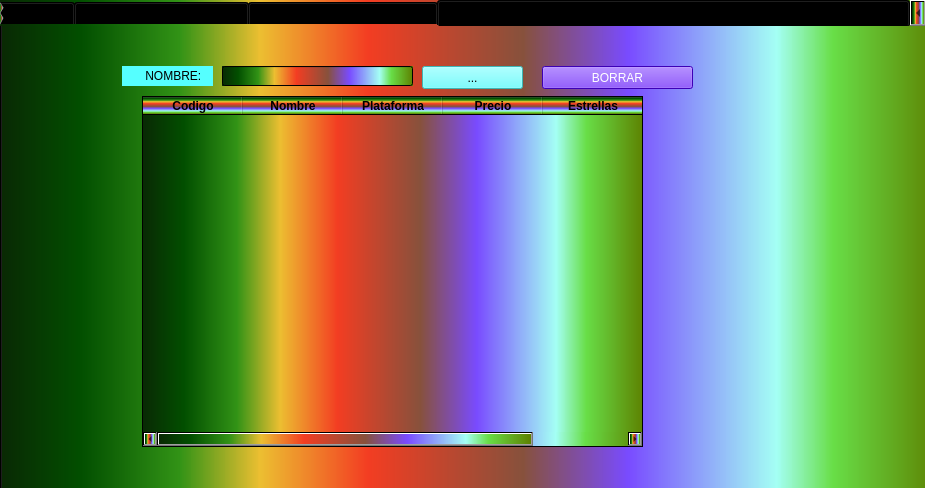
<?xml version="1.0" encoding="UTF-8"?>
<ui version="4.0">
 <class>Form</class>
 <widget class="QWidget" name="Form">
  <property name="geometry">
   <rect>
    <x>0</x>
    <y>0</y>
    <width>925</width>
    <height>488</height>
   </rect>
  </property>
  <property name="minimumSize">
   <size>
    <width>681</width>
    <height>400</height>
   </size>
  </property>
  <property name="windowTitle">
   <string>METACRIT</string>
  </property>
  <property name="styleSheet">
   <string notr="true">background-color: rgb(0, 0, 255);</string>
  </property>
  <widget class="QTabWidget" name="pantalla">
   <property name="geometry">
    <rect>
     <x>0</x>
     <y>0</y>
     <width>941</width>
     <height>541</height>
    </rect>
   </property>
   <property name="minimumSize">
    <size>
     <width>681</width>
     <height>400</height>
    </size>
   </property>
   <property name="styleSheet">
    <string notr="true">background-color: qlineargradient(spread:pad, x1:0, y1:0, x2:1, y2:0, stop:0 rgba(9, 41, 4, 255), stop:0.085 rgba(2, 79, 0, 255), stop:0.19 rgba(50, 147, 22, 255), stop:0.275 rgba(236, 191, 49, 255), stop:0.39 rgba(243, 61, 34, 255), stop:0.555 rgba(135, 81, 60, 255), stop:0.667 rgba(121, 75, 255, 255), stop:0.825 rgba(164, 255, 244, 255), stop:0.885 rgba(104, 222, 71, 255), stop:1 rgba(93, 128, 0, 255));
color: rgb(0, 0, 0);</string>
   </property>
   <property name="currentIndex">
    <number>4</number>
   </property>
   <widget class="QWidget" name="tab_5">
    <attribute name="title">
     <string>VIDEOJUEGOS</string>
    </attribute>
    <widget class="QPushButton" name="bt_refrescar">
     <property name="geometry">
      <rect>
       <x>450</x>
       <y>30</y>
       <width>75</width>
       <height>23</height>
      </rect>
     </property>
     <property name="styleSheet">
      <string notr="true">background-color: rgb(85, 0, 255);
color: rgb(255, 255, 255);
font: 75 10pt &quot;MS Shell Dlg 2&quot;;</string>
     </property>
     <property name="text">
      <string>MOSTRAR</string>
     </property>
    </widget>
    <widget class="QTableWidget" name="tabla_juegos">
     <property name="geometry">
      <rect>
       <x>50</x>
       <y>60</y>
       <width>511</width>
       <height>281</height>
      </rect>
     </property>
     <property name="rowCount">
      <number>0</number>
     </property>
     <property name="columnCount">
      <number>5</number>
     </property>
     <column>
      <property name="text">
       <string>Codigo</string>
      </property>
      <property name="font">
       <font>
        <weight>75</weight>
        <bold>true</bold>
       </font>
      </property>
      <property name="textAlignment">
       <set>AlignCenter</set>
      </property>
      <property name="background">
       <color>
        <red>255</red>
        <green>0</green>
        <blue>191</blue>
       </color>
      </property>
     </column>
     <column>
      <property name="text">
       <string>Nombre</string>
      </property>
      <property name="font">
       <font>
        <weight>75</weight>
        <bold>true</bold>
       </font>
      </property>
      <property name="textAlignment">
       <set>AlignCenter</set>
      </property>
      <property name="background">
       <color>
        <red>85</red>
        <green>255</green>
        <blue>127</blue>
       </color>
      </property>
     </column>
     <column>
      <property name="text">
       <string>Plataforma</string>
      </property>
      <property name="font">
       <font>
        <weight>75</weight>
        <bold>true</bold>
       </font>
      </property>
      <property name="textAlignment">
       <set>AlignCenter</set>
      </property>
      <property name="background">
       <color>
        <red>255</red>
        <green>248</green>
        <blue>53</blue>
       </color>
      </property>
     </column>
     <column>
      <property name="text">
       <string>Precio</string>
      </property>
      <property name="font">
       <font>
        <weight>75</weight>
        <bold>true</bold>
       </font>
      </property>
      <property name="textAlignment">
       <set>AlignCenter</set>
      </property>
      <property name="background">
       <color>
        <red>0</red>
        <green>170</green>
        <blue>127</blue>
       </color>
      </property>
     </column>
     <column>
      <property name="text">
       <string>Estrellas</string>
      </property>
      <property name="font">
       <font>
        <weight>75</weight>
        <bold>true</bold>
       </font>
      </property>
      <property name="textAlignment">
       <set>AlignCenter</set>
      </property>
      <property name="background">
       <color>
        <red>255</red>
        <green>170</green>
        <blue>0</blue>
       </color>
      </property>
     </column>
    </widget>
   </widget>
   <widget class="QWidget" name="tab">
    <attribute name="title">
     <string>BUSCAR  JUEGOS</string>
    </attribute>
    <widget class="QPushButton" name="bt_buscar">
     <property name="geometry">
      <rect>
       <x>470</x>
       <y>60</y>
       <width>121</width>
       <height>23</height>
      </rect>
     </property>
     <property name="styleSheet">
      <string notr="true">background-color: rgb(85, 0, 255);
color: rgb(255, 255, 255);
font: 75 10pt &quot;MS Shell Dlg 2&quot;;</string>
     </property>
     <property name="text">
      <string>BUSCAR</string>
     </property>
    </widget>
    <widget class="QLineEdit" name="codigoB">
     <property name="geometry">
      <rect>
       <x>220</x>
       <y>60</y>
       <width>221</width>
       <height>20</height>
      </rect>
     </property>
     <property name="text">
      <string/>
     </property>
    </widget>
    <widget class="QLabel" name="label">
     <property name="geometry">
      <rect>
       <x>90</x>
       <y>60</y>
       <width>111</width>
       <height>21</height>
      </rect>
     </property>
     <property name="styleSheet">
      <string notr="true">background-color: rgb(0, 170, 255);</string>
     </property>
     <property name="text">
      <string>           NOMBRE:</string>
     </property>
    </widget>
    <widget class="QTableWidget" name="tabla_buscar">
     <property name="geometry">
      <rect>
       <x>90</x>
       <y>100</y>
       <width>501</width>
       <height>341</height>
      </rect>
     </property>
     <property name="rowCount">
      <number>0</number>
     </property>
     <property name="columnCount">
      <number>5</number>
     </property>
     <column>
      <property name="text">
       <string>Codigo</string>
      </property>
      <property name="font">
       <font>
        <weight>75</weight>
        <bold>true</bold>
       </font>
      </property>
      <property name="textAlignment">
       <set>AlignCenter</set>
      </property>
      <property name="background">
       <color>
        <red>255</red>
        <green>0</green>
        <blue>191</blue>
       </color>
      </property>
     </column>
     <column>
      <property name="text">
       <string>Nombre</string>
      </property>
      <property name="font">
       <font>
        <weight>75</weight>
        <bold>true</bold>
       </font>
      </property>
      <property name="textAlignment">
       <set>AlignCenter</set>
      </property>
      <property name="background">
       <color>
        <red>85</red>
        <green>255</green>
        <blue>127</blue>
       </color>
      </property>
     </column>
     <column>
      <property name="text">
       <string>Plataforma</string>
      </property>
      <property name="font">
       <font>
        <weight>75</weight>
        <bold>true</bold>
       </font>
      </property>
      <property name="textAlignment">
       <set>AlignCenter</set>
      </property>
      <property name="background">
       <color>
        <red>255</red>
        <green>248</green>
        <blue>53</blue>
       </color>
      </property>
     </column>
     <column>
      <property name="text">
       <string>Precio</string>
      </property>
      <property name="font">
       <font>
        <weight>75</weight>
        <bold>true</bold>
       </font>
      </property>
      <property name="textAlignment">
       <set>AlignCenter</set>
      </property>
      <property name="background">
       <color>
        <red>0</red>
        <green>170</green>
        <blue>127</blue>
       </color>
      </property>
     </column>
     <column>
      <property name="text">
       <string>Estrellas</string>
      </property>
      <property name="font">
       <font>
        <weight>75</weight>
        <bold>true</bold>
       </font>
      </property>
      <property name="textAlignment">
       <set>AlignCenter</set>
      </property>
      <property name="background">
       <color>
        <red>255</red>
        <green>170</green>
        <blue>0</blue>
       </color>
      </property>
     </column>
    </widget>
   </widget>
   <widget class="QWidget" name="tab_2">
    <attribute name="title">
     <string>AGREGAR VIDEOJUEGOS</string>
    </attribute>
    <widget class="QPushButton" name="bt_agregar">
     <property name="geometry">
      <rect>
       <x>174</x>
       <y>290</y>
       <width>221</width>
       <height>23</height>
      </rect>
     </property>
     <property name="styleSheet">
      <string notr="true">background-color: rgb(85, 0, 255);
color: rgb(255, 255, 255);
font: 75 10pt &quot;MS Shell Dlg 2&quot;;</string>
     </property>
     <property name="text">
      <string>AGREGAR</string>
     </property>
    </widget>
    <widget class="QWidget" name="layoutWidget">
     <property name="geometry">
      <rect>
       <x>170</x>
       <y>70</y>
       <width>231</width>
       <height>211</height>
      </rect>
     </property>
     <layout class="QHBoxLayout" name="horizontalLayout">
      <item>
       <layout class="QVBoxLayout" name="verticalLayout_2">
        <item>
         <widget class="QLabel" name="label_2">
          <property name="styleSheet">
           <string notr="true">background-color: rgb(85, 255, 255);</string>
          </property>
          <property name="text">
           <string>Codigo:</string>
          </property>
         </widget>
        </item>
        <item>
         <widget class="QLabel" name="label_3">
          <property name="styleSheet">
           <string notr="true">background-color: rgb(85, 255, 255);</string>
          </property>
          <property name="text">
           <string>Nombre:</string>
          </property>
         </widget>
        </item>
        <item>
         <widget class="QLabel" name="label_4">
          <property name="styleSheet">
           <string notr="true">background-color: rgb(85, 255, 255);</string>
          </property>
          <property name="text">
           <string>Plataforma:</string>
          </property>
         </widget>
        </item>
        <item>
         <widget class="QLabel" name="label_5">
          <property name="styleSheet">
           <string notr="true">background-color: rgb(85, 255, 255);</string>
          </property>
          <property name="text">
           <string>Precio: </string>
          </property>
         </widget>
        </item>
        <item>
         <widget class="QLabel" name="label_6">
          <property name="styleSheet">
           <string notr="true">background-color: rgb(85, 255, 255);</string>
          </property>
          <property name="text">
           <string>Estrellas: </string>
          </property>
         </widget>
        </item>
       </layout>
      </item>
      <item>
       <layout class="QVBoxLayout" name="verticalLayout">
        <item>
         <widget class="QLineEdit" name="codigoA"/>
        </item>
        <item>
         <widget class="QLineEdit" name="nombreA"/>
        </item>
        <item>
         <widget class="QLineEdit" name="plataformaA"/>
        </item>
        <item>
         <widget class="QLineEdit" name="precioA"/>
        </item>
        <item>
         <widget class="QLineEdit" name="estrellasA"/>
        </item>
       </layout>
      </item>
     </layout>
    </widget>
   </widget>
   <widget class="QWidget" name="tab_3">
    <attribute name="title">
     <string>ACTUALIZAR VIDEOJUEGOS</string>
    </attribute>
    <widget class="QPushButton" name="bt_actualizar">
     <property name="geometry">
      <rect>
       <x>270</x>
       <y>310</y>
       <width>241</width>
       <height>21</height>
      </rect>
     </property>
     <property name="styleSheet">
      <string notr="true">background-color: rgb(85, 0, 255);
color: rgb(255, 255, 255);
font: 75 10pt &quot;MS Shell Dlg 2&quot;;</string>
     </property>
     <property name="text">
      <string>ACTUALIZAR</string>
     </property>
    </widget>
    <widget class="QWidget" name="layoutWidget">
     <property name="geometry">
      <rect>
       <x>270</x>
       <y>80</y>
       <width>251</width>
       <height>221</height>
      </rect>
     </property>
     <layout class="QHBoxLayout" name="horizontalLayout_2">
      <item>
       <layout class="QVBoxLayout" name="verticalLayout_4">
        <item>
         <widget class="QLabel" name="label_7">
          <property name="text">
           <string>Codigo:</string>
          </property>
         </widget>
        </item>
        <item>
         <widget class="QLabel" name="label_8">
          <property name="text">
           <string>Nombre:</string>
          </property>
         </widget>
        </item>
        <item>
         <widget class="QLabel" name="label_9">
          <property name="text">
           <string>Plataforma:</string>
          </property>
         </widget>
        </item>
        <item>
         <widget class="QLabel" name="label_10">
          <property name="text">
           <string>Precio: </string>
          </property>
         </widget>
        </item>
        <item>
         <widget class="QLabel" name="label_11">
          <property name="text">
           <string>Estrellas: </string>
          </property>
         </widget>
        </item>
       </layout>
      </item>
      <item>
       <layout class="QVBoxLayout" name="verticalLayout_3">
        <item>
         <widget class="QLineEdit" name="codigo_actualizar"/>
        </item>
        <item>
         <widget class="QLineEdit" name="nombre_actualizar"/>
        </item>
        <item>
         <widget class="QLineEdit" name="plataforma_actualizar"/>
        </item>
        <item>
         <widget class="QLineEdit" name="precio_actualizar"/>
        </item>
        <item>
         <widget class="QLineEdit" name="estrellas_actualizar"/>
        </item>
       </layout>
      </item>
     </layout>
    </widget>
    <widget class="QLineEdit" name="id_juego">
     <property name="geometry">
      <rect>
       <x>40</x>
       <y>140</y>
       <width>221</width>
       <height>20</height>
      </rect>
     </property>
    </widget>
    <widget class="QLabel" name="label_13">
     <property name="geometry">
      <rect>
       <x>40</x>
       <y>80</y>
       <width>221</width>
       <height>39</height>
      </rect>
     </property>
     <property name="styleSheet">
      <string notr="true">background-color: rgb(85, 170, 255);</string>
     </property>
     <property name="text">
      <string>                    INGRESE JUEGO:</string>
     </property>
    </widget>
    <widget class="QPushButton" name="id_buscar">
     <property name="geometry">
      <rect>
       <x>90</x>
       <y>180</y>
       <width>141</width>
       <height>23</height>
      </rect>
     </property>
     <property name="styleSheet">
      <string notr="true">background-color: rgb(85, 255, 255);</string>
     </property>
     <property name="text">
      <string>.....</string>
     </property>
    </widget>
   </widget>
   <widget class="QWidget" name="tab_4">
    <attribute name="title">
     <string>AQUI PUEDES BORRAR VIDEOJUEGOS DE LA LISTA DE JUEGOS ......................</string>
    </attribute>
    <widget class="QLineEdit" name="codigo_borrar">
     <property name="geometry">
      <rect>
       <x>220</x>
       <y>40</y>
       <width>191</width>
       <height>20</height>
      </rect>
     </property>
     <property name="text">
      <string/>
     </property>
    </widget>
    <widget class="QLabel" name="label_12">
     <property name="geometry">
      <rect>
       <x>120</x>
       <y>40</y>
       <width>91</width>
       <height>20</height>
      </rect>
     </property>
     <property name="styleSheet">
      <string notr="true">background-color: rgb(85, 255, 255);</string>
     </property>
     <property name="text">
      <string>       NOMBRE:</string>
     </property>
    </widget>
    <widget class="QPushButton" name="borrar_ok">
     <property name="geometry">
      <rect>
       <x>420</x>
       <y>40</y>
       <width>101</width>
       <height>23</height>
      </rect>
     </property>
     <property name="styleSheet">
      <string notr="true">background-color: rgb(85, 255, 255);</string>
     </property>
     <property name="text">
      <string>...</string>
     </property>
    </widget>
    <widget class="QPushButton" name="bt_borrar">
     <property name="geometry">
      <rect>
       <x>540</x>
       <y>40</y>
       <width>151</width>
       <height>23</height>
      </rect>
     </property>
     <property name="styleSheet">
      <string notr="true">background-color: rgb(85, 0, 255);
color: rgb(255, 255, 255);
font: 75 10pt &quot;MS Shell Dlg 2&quot;;</string>
     </property>
     <property name="text">
      <string>BORRAR</string>
     </property>
    </widget>
    <widget class="QTableWidget" name="tabla_borrar">
     <property name="geometry">
      <rect>
       <x>140</x>
       <y>70</y>
       <width>501</width>
       <height>351</height>
      </rect>
     </property>
     <property name="rowCount">
      <number>0</number>
     </property>
     <property name="columnCount">
      <number>5</number>
     </property>
     <column>
      <property name="text">
       <string>Codigo</string>
      </property>
      <property name="font">
       <font>
        <weight>75</weight>
        <bold>true</bold>
       </font>
      </property>
      <property name="textAlignment">
       <set>AlignCenter</set>
      </property>
      <property name="background">
       <color>
        <red>255</red>
        <green>0</green>
        <blue>191</blue>
       </color>
      </property>
     </column>
     <column>
      <property name="text">
       <string>Nombre</string>
      </property>
      <property name="font">
       <font>
        <weight>75</weight>
        <bold>true</bold>
       </font>
      </property>
      <property name="textAlignment">
       <set>AlignCenter</set>
      </property>
      <property name="background">
       <color>
        <red>85</red>
        <green>255</green>
        <blue>127</blue>
       </color>
      </property>
     </column>
     <column>
      <property name="text">
       <string>Plataforma</string>
      </property>
      <property name="font">
       <font>
        <weight>75</weight>
        <bold>true</bold>
       </font>
      </property>
      <property name="textAlignment">
       <set>AlignCenter</set>
      </property>
      <property name="background">
       <color>
        <red>255</red>
        <green>248</green>
        <blue>53</blue>
       </color>
      </property>
     </column>
     <column>
      <property name="text">
       <string>Precio</string>
      </property>
      <property name="font">
       <font>
        <weight>75</weight>
        <bold>true</bold>
       </font>
      </property>
      <property name="textAlignment">
       <set>AlignCenter</set>
      </property>
      <property name="background">
       <color>
        <red>0</red>
        <green>170</green>
        <blue>127</blue>
       </color>
      </property>
     </column>
     <column>
      <property name="text">
       <string>Estrellas</string>
      </property>
      <property name="font">
       <font>
        <weight>75</weight>
        <bold>true</bold>
       </font>
      </property>
      <property name="textAlignment">
       <set>AlignCenter</set>
      </property>
      <property name="background">
       <color>
        <red>255</red>
        <green>170</green>
        <blue>0</blue>
       </color>
      </property>
     </column>
    </widget>
   </widget>
  </widget>
 </widget>
 <resources/>
 <connections/>
</ui>
